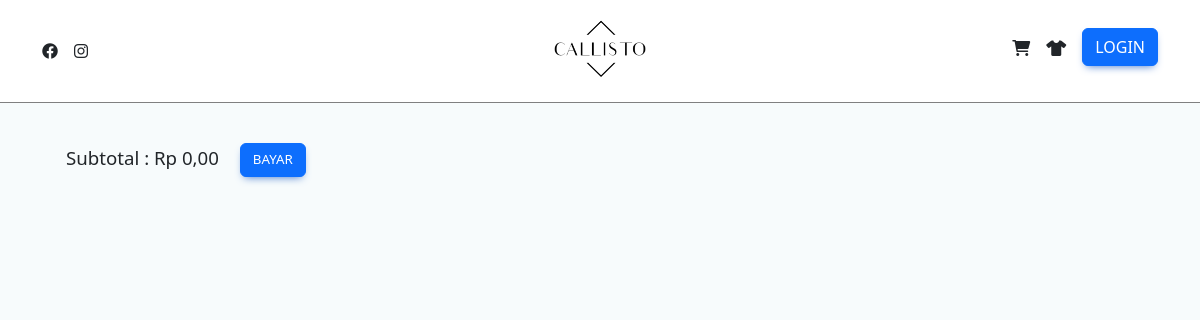
Before: /user_payment.php with the older database file.
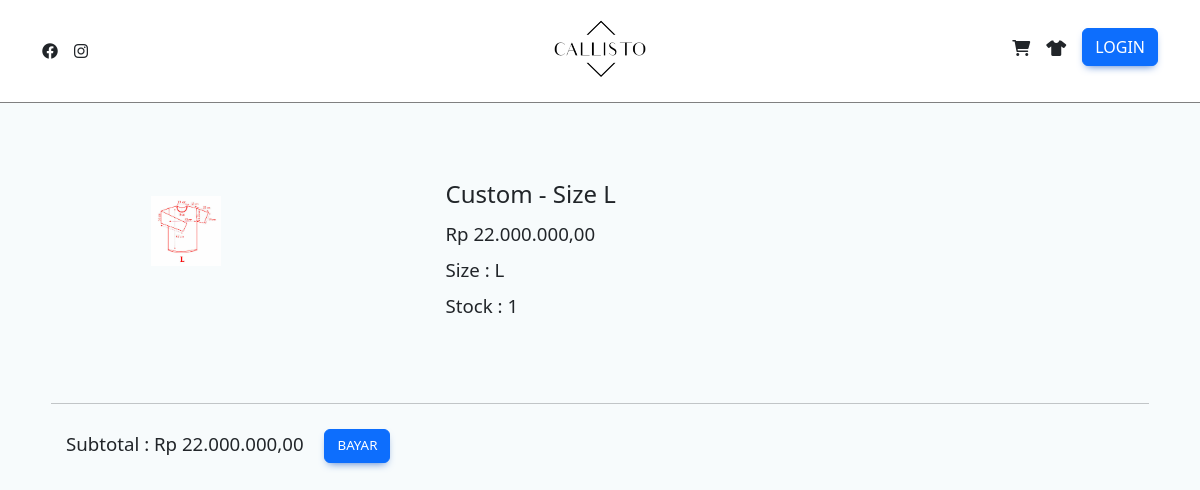
After: the same page with the newer database file.
### tables this page shows
CREATE TABLE `cart` (
  `cart_customer_id` varchar(6) NOT NULL,
  `cart_pro_id` varchar(6) NOT NULL,
  `qty` int(11) NOT NULL,
  KEY `cart_customer_id` (`cart_customer_id`),
  KEY `cart_pro_id` (`cart_pro_id`),
  CONSTRAINT `cart_ibfk_1` FOREIGN KEY (`cart_customer_id`) REFERENCES `account` (`acc_id`),
  CONSTRAINT `cart_ibfk_2` FOREIGN KEY (`cart_pro_id`) REFERENCES `product` (`pro_id`)
);

CREATE TABLE `product` (
  `pro_id` varchar(6) NOT NULL,
  `pro_name` varchar(255) NOT NULL,
  `pro_price` int(11) NOT NULL,
  `pro_stock` int(5) NOT NULL,
  `pro_size` varchar(2) NOT NULL,
  `pro_detail` varchar(255) NOT NULL,
  `pro_picture` varchar(255) NOT NULL,
  `pro_status` int(1) NOT NULL DEFAULT 1,
  `pro_cust_id` varchar(6) DEFAULT NULL,
  PRIMARY KEY (`pro_id`),
  KEY `custom_fk` (`pro_cust_id`),
  CONSTRAINT `custom_fk` FOREIGN KEY (`pro_cust_id`) REFERENCES `account` (`acc_id`)
);

### helper.php (called while the page is built, shortened)
<?php
function rupiah($angka){
	$hasil_rupiah = "Rp " . number_format($angka,2,',','.');
	return $hasil_rupiah;
}
?>

### user_payment.php (the view, shortened to what the changed rows need)
<?php
require("helper.php");
?>
<!DOCTYPE html>
<html lang="en">
<head>
    <link href="https://cdnjs.cloudflare.com/ajax/libs/font-awesome/6.0.0/css/all.min.css" rel="stylesheet" />
    <link href="https://cdnjs.cloudflare.com/ajax/libs/mdb-ui-kit/6.0.1/mdb.min.css" rel="stylesheet" />
    <link href="https://cdn.jsdelivr.net/npm/bootstrap@5.2.3/dist/css/bootstrap.min.css" rel="stylesheet">
</head>
<body id="body">
    <?php
    $total = 0;
    ?>
    <div class="container">
        <table class="table" style="width: 100%;">
            <?php
            $select_query = "SELECT p.pro_picture AS 'picture',p.pro_cust_id AS 'customer_id', p.pro_name AS 'nama' , p.pro_size AS 'size' , c.qty AS 'qty' , p.pro_price AS 'harga' , (c.qty * p.pro_price) AS 'subtotal' FROM cart c JOIN product p ON c.cart_pro_id = p.pro_id";
            $select = mysqli_query($con, $select_query);
            while ($row = mysqli_fetch_assoc($select)) { ?>
                <tr>
                    <td>
                        <?php if ($row['customer_id'] == null) { ?>
                            <img src='./img_product/<?= $row['picture'] ?>' width='200px'>
                        <?php } else { ?>
                            <div style="background-image: url('./kaos_custom/kaos.png'); background-repeat: no-repeat; background-size: 80%; height: 250px;">
                                <?php if($row['picture'] != null) { ?>
                                    <img src="./kaos_custom/<?= $row['picture'] ?>" id="customPicture" style='width: 70px; height: auto; margin-top: 60px; margin-left: 100px;  ;'>
                                <?php } ?>
                            </div>
                        <?php } ?>
                    </td>
                    <td style='width: 2vw;'></td>
                    <td style='width: 60vw;'>
                        <div class='prod-name mb-2'><?= $row['nama'] ?></div>
                        <div class='prod-price my-2'><?= rupiah($row['harga']) ?></div>
                        <div class='prod-size mt-2'> Size : <?= strtoupper($row['size']) ?></div>
                        <div class='prod-stock my-2'> Stock : <?= $row['qty'] ?></div>
                    </td>
                </tr>
                <tr>
                    <td colspan="3">
                        <hr style="margin: 0;">
                    </td>
                </tr>
            <?php
                $total += $row['subtotal'];
            }
            ?>
        </table>
        <div style="font-size: 14pt; margin-left: 3vh;" class="mb-4">
            Subtotal : <?= rupiah($total); ?>
            <button class="btn btn-primary ms-3" style="font-size: 10pt;" id="btn-bayar" onclick="pembayaran()">BAYAR</button>
        </div>
    </div>
</body>
</html>

Changed rows visible on the page:
added cart: cart_pro.pro_picture (picture), cart_pro.pro_name "Custom - Size L", cart_pro.pro_price "Rp 22.000.000,00", cart_pro.pro_size "L", qty "1"
Other visible differences:
rupiah($total): "Rp 0,00" → "Rp 22.000.000,00"
